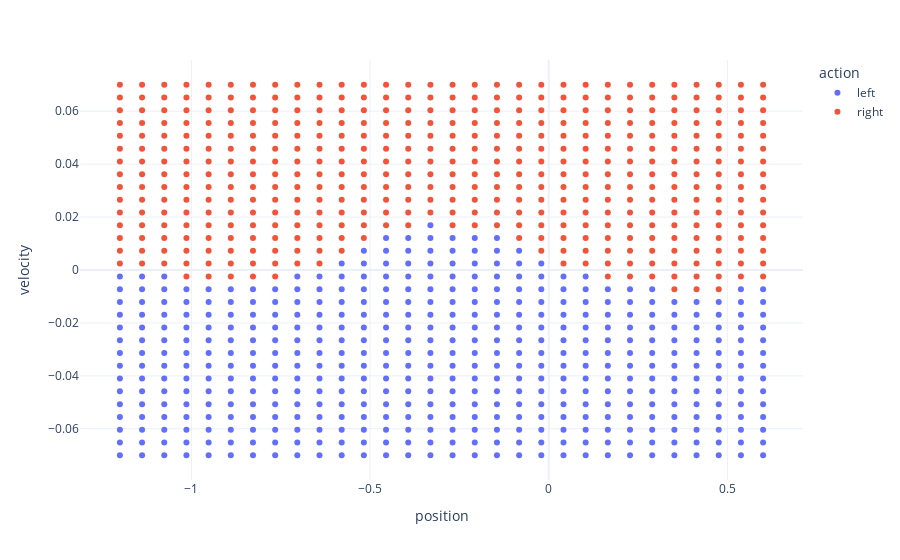

The cell this chart's notebook holds for it:
### Code cell
px.scatter(grid_df, x='position',  y='velocity', color='action', template='plotly_white')

### Figure 1 — Plotly figure (JSON) as saved in the notebook; plotly's stock layout.template omitted (floating-point values rounded to 4 significant figures; data arrays with more than 128 entries replaced by an {"elided": "..."} marker saying what was removed)
{"data": [{"hovertemplate": "action=left<br>position=%{x}<br>velocity=%{y}<extra></extra>", "legendgroup": "left", "marker": {"color": "#636efa", "symbol": "circle"}, "mode": "markers", "name": "left", "orientation": "v", "showlegend": true, "x": {"elided": "459 float values"}, "xaxis": "x", "y": {"elided": "459 float values"}, "yaxis": "y", "type": "scatter"}, {"hovertemplate": "action=right<br>position=%{x}<br>velocity=%{y}<extra></extra>", "legendgroup": "right", "marker": {"color": "#EF553B", "symbol": "circle"}, "mode": "markers", "name": "right", "orientation": "v", "showlegend": true, "x": {"elided": "441 float values"}, "xaxis": "x", "y": {"elided": "441 float values"}, "yaxis": "y", "type": "scatter"}], "layout": {"xaxis": {"anchor": "y", "domain": [0.0, 1.0], "title": {"text": "position"}}, "yaxis": {"anchor": "x", "domain": [0.0, 1.0], "title": {"text": "velocity"}}, "legend": {"title": {"text": "action"}, "tracegroupgap": 0}, "margin": {"t": 60}}}
